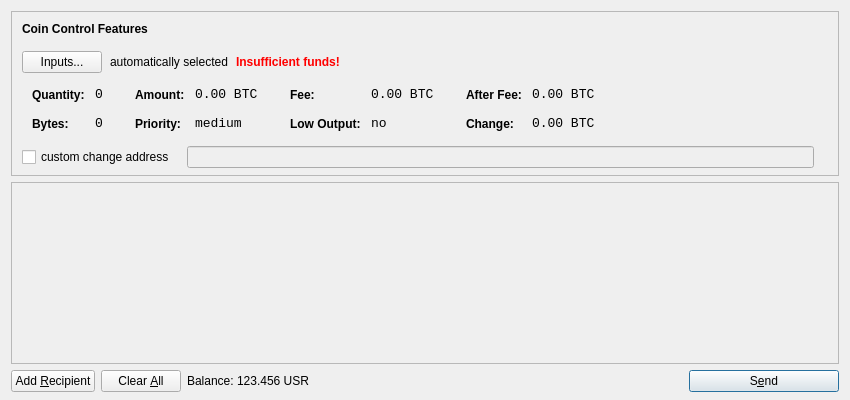
<?xml version="1.0" encoding="UTF-8"?>
<ui version="4.0">
 <class>SendCoinsDialog</class>
 <widget class="QDialog" name="SendCoinsDialog">
  <property name="geometry">
   <rect>
    <x>0</x>
    <y>0</y>
    <width>850</width>
    <height>400</height>
   </rect>
  </property>
  <property name="windowTitle">
   <string>Send Coins</string>
  </property>
  <layout class="QVBoxLayout" name="verticalLayout" stretch="0,1,0">
   <property name="bottomMargin">
    <number>8</number>
   </property>
   <item>
    <widget class="QFrame" name="frameCoinControl">
     <property name="sizePolicy">
      <sizepolicy hsizetype="Expanding" vsizetype="Expanding">
       <horstretch>0</horstretch>
       <verstretch>0</verstretch>
      </sizepolicy>
     </property>
     <property name="maximumSize">
      <size>
       <width>16777215</width>
       <height>16777215</height>
      </size>
     </property>
     <property name="frameShape">
      <enum>QFrame::StyledPanel</enum>
     </property>
     <property name="frameShadow">
      <enum>QFrame::Sunken</enum>
     </property>
     <layout class="QVBoxLayout" name="verticalLayoutCoinControl2">
      <property name="spacing">
       <number>-1</number>
      </property>
      <property name="leftMargin">
       <number>0</number>
      </property>
      <property name="topMargin">
       <number>0</number>
      </property>
      <property name="rightMargin">
       <number>0</number>
      </property>
      <property name="bottomMargin">
       <number>6</number>
      </property>
      <item>
       <layout class="QVBoxLayout" name="verticalLayoutCoinControl" stretch="0,0,0,0,1">
        <property name="spacing">
         <number>0</number>
        </property>
        <property name="leftMargin">
         <number>10</number>
        </property>
        <property name="topMargin">
         <number>10</number>
        </property>
        <item>
         <layout class="QHBoxLayout" name="horizontalLayoutCoinControl1">
          <property name="bottomMargin">
           <number>15</number>
          </property>
          <item>
           <widget class="QLabel" name="labelCoinControlFeatures">
            <property name="sizePolicy">
             <sizepolicy hsizetype="Preferred" vsizetype="Maximum">
              <horstretch>0</horstretch>
              <verstretch>0</verstretch>
             </sizepolicy>
            </property>
            <property name="font">
             <font>
              <weight>75</weight>
              <bold>true</bold>
             </font>
            </property>
            <property name="styleSheet">
             <string notr="true">font-weight:bold;</string>
            </property>
            <property name="text">
             <string>Coin Control Features</string>
            </property>
           </widget>
          </item>
         </layout>
        </item>
        <item>
         <layout class="QHBoxLayout" name="horizontalLayoutCoinControl2" stretch="0,0,0,0">
          <property name="spacing">
           <number>8</number>
          </property>
          <property name="bottomMargin">
           <number>10</number>
          </property>
          <item>
           <widget class="QPushButton" name="pushButtonCoinControl">
            <property name="styleSheet">
             <string notr="true"/>
            </property>
            <property name="text">
             <string>Inputs...</string>
            </property>
           </widget>
          </item>
          <item>
           <widget class="QLabel" name="labelCoinControlAutomaticallySelected">
            <property name="text">
             <string>automatically selected</string>
            </property>
            <property name="margin">
             <number>5</number>
            </property>
           </widget>
          </item>
          <item>
           <widget class="QLabel" name="labelCoinControlInsuffFunds">
            <property name="font">
             <font>
              <weight>75</weight>
              <bold>true</bold>
             </font>
            </property>
            <property name="styleSheet">
             <string notr="true">color:red;font-weight:bold;</string>
            </property>
            <property name="text">
             <string>Insufficient funds!</string>
            </property>
            <property name="margin">
             <number>5</number>
            </property>
           </widget>
          </item>
          <item>
           <spacer name="horizontalSpacerCoinControl">
            <property name="orientation">
             <enum>Qt::Horizontal</enum>
            </property>
            <property name="sizeHint" stdset="0">
             <size>
              <width>40</width>
              <height>1</height>
             </size>
            </property>
           </spacer>
          </item>
         </layout>
        </item>
        <item>
         <widget class="QWidget" name="widgetCoinControl" native="true">
          <property name="sizePolicy">
           <sizepolicy hsizetype="Preferred" vsizetype="Preferred">
            <horstretch>0</horstretch>
            <verstretch>0</verstretch>
           </sizepolicy>
          </property>
          <property name="minimumSize">
           <size>
            <width>0</width>
            <height>0</height>
           </size>
          </property>
          <property name="styleSheet">
           <string notr="true"/>
          </property>
          <layout class="QHBoxLayout" name="horizontalLayoutCoinControl5">
           <property name="margin">
            <number>0</number>
           </property>
           <item>
            <layout class="QHBoxLayout" name="horizontalLayoutCoinControl3" stretch="0,0,0,1">
             <property name="spacing">
              <number>20</number>
             </property>
             <property name="topMargin">
              <number>0</number>
             </property>
             <property name="bottomMargin">
              <number>10</number>
             </property>
             <item>
              <layout class="QFormLayout" name="formLayoutCoinControl1">
               <property name="horizontalSpacing">
                <number>10</number>
               </property>
               <property name="verticalSpacing">
                <number>14</number>
               </property>
               <property name="leftMargin">
                <number>10</number>
               </property>
               <property name="topMargin">
                <number>4</number>
               </property>
               <property name="rightMargin">
                <number>6</number>
               </property>
               <item row="0" column="0">
                <widget class="QLabel" name="labelCoinControlQuantityText">
                 <property name="styleSheet">
                  <string notr="true">font-weight:bold;</string>
                 </property>
                 <property name="text">
                  <string>Quantity:</string>
                 </property>
                 <property name="margin">
                  <number>0</number>
                 </property>
                </widget>
               </item>
               <item row="0" column="1">
                <widget class="QLabel" name="labelCoinControlQuantity">
                 <property name="font">
                  <font>
                   <family>Monospace</family>
                   <pointsize>10</pointsize>
                  </font>
                 </property>
                 <property name="cursor">
                  <cursorShape>IBeamCursor</cursorShape>
                 </property>
                 <property name="contextMenuPolicy">
                  <enum>Qt::ActionsContextMenu</enum>
                 </property>
                 <property name="text">
                  <string notr="true">0</string>
                 </property>
                 <property name="margin">
                  <number>0</number>
                 </property>
                 <property name="textInteractionFlags">
                  <set>Qt::LinksAccessibleByMouse|Qt::TextSelectableByKeyboard|Qt::TextSelectableByMouse</set>
                 </property>
                </widget>
               </item>
               <item row="1" column="0">
                <widget class="QLabel" name="labelCoinControlBytesText">
                 <property name="styleSheet">
                  <string notr="true">font-weight:bold;</string>
                 </property>
                 <property name="text">
                  <string>Bytes:</string>
                 </property>
                </widget>
               </item>
               <item row="1" column="1">
                <widget class="QLabel" name="labelCoinControlBytes">
                 <property name="font">
                  <font>
                   <family>Monospace</family>
                   <pointsize>10</pointsize>
                  </font>
                 </property>
                 <property name="cursor">
                  <cursorShape>IBeamCursor</cursorShape>
                 </property>
                 <property name="contextMenuPolicy">
                  <enum>Qt::ActionsContextMenu</enum>
                 </property>
                 <property name="text">
                  <string notr="true">0</string>
                 </property>
                 <property name="textInteractionFlags">
                  <set>Qt::LinksAccessibleByMouse|Qt::TextSelectableByKeyboard|Qt::TextSelectableByMouse</set>
                 </property>
                </widget>
               </item>
              </layout>
             </item>
             <item>
              <layout class="QFormLayout" name="formLayoutCoinControl2">
               <property name="horizontalSpacing">
                <number>10</number>
               </property>
               <property name="verticalSpacing">
                <number>14</number>
               </property>
               <property name="leftMargin">
                <number>6</number>
               </property>
               <property name="topMargin">
                <number>4</number>
               </property>
               <property name="rightMargin">
                <number>6</number>
               </property>
               <item row="0" column="0">
                <widget class="QLabel" name="labelCoinControlAmountText">
                 <property name="styleSheet">
                  <string notr="true">font-weight:bold;</string>
                 </property>
                 <property name="text">
                  <string>Amount:</string>
                 </property>
                 <property name="margin">
                  <number>0</number>
                 </property>
                </widget>
               </item>
               <item row="0" column="1">
                <widget class="QLabel" name="labelCoinControlAmount">
                 <property name="font">
                  <font>
                   <family>Monospace</family>
                   <pointsize>10</pointsize>
                  </font>
                 </property>
                 <property name="cursor">
                  <cursorShape>IBeamCursor</cursorShape>
                 </property>
                 <property name="contextMenuPolicy">
                  <enum>Qt::ActionsContextMenu</enum>
                 </property>
                 <property name="text">
                  <string notr="true">0.00 BTC</string>
                 </property>
                 <property name="textInteractionFlags">
                  <set>Qt::LinksAccessibleByMouse|Qt::TextSelectableByKeyboard|Qt::TextSelectableByMouse</set>
                 </property>
                </widget>
               </item>
               <item row="1" column="0">
                <widget class="QLabel" name="labelCoinControlPriorityText">
                 <property name="styleSheet">
                  <string notr="true">font-weight:bold;</string>
                 </property>
                 <property name="text">
                  <string>Priority:</string>
                 </property>
                </widget>
               </item>
               <item row="1" column="1">
                <widget class="QLabel" name="labelCoinControlPriority">
                 <property name="font">
                  <font>
                   <family>Monospace</family>
                   <pointsize>10</pointsize>
                  </font>
                 </property>
                 <property name="cursor">
                  <cursorShape>IBeamCursor</cursorShape>
                 </property>
                 <property name="contextMenuPolicy">
                  <enum>Qt::ActionsContextMenu</enum>
                 </property>
                 <property name="text">
                  <string>medium</string>
                 </property>
                 <property name="textInteractionFlags">
                  <set>Qt::LinksAccessibleByMouse|Qt::TextSelectableByKeyboard|Qt::TextSelectableByMouse</set>
                 </property>
                </widget>
               </item>
              </layout>
             </item>
             <item>
              <layout class="QFormLayout" name="formLayoutCoinControl3">
               <property name="horizontalSpacing">
                <number>10</number>
               </property>
               <property name="verticalSpacing">
                <number>14</number>
               </property>
               <property name="leftMargin">
                <number>6</number>
               </property>
               <property name="topMargin">
                <number>4</number>
               </property>
               <property name="rightMargin">
                <number>6</number>
               </property>
               <item row="0" column="0">
                <widget class="QLabel" name="labelCoinControlFeeText">
                 <property name="styleSheet">
                  <string notr="true">font-weight:bold;</string>
                 </property>
                 <property name="text">
                  <string>Fee:</string>
                 </property>
                 <property name="margin">
                  <number>0</number>
                 </property>
                </widget>
               </item>
               <item row="0" column="1">
                <widget class="QLabel" name="labelCoinControlFee">
                 <property name="font">
                  <font>
                   <family>Monospace</family>
                   <pointsize>10</pointsize>
                  </font>
                 </property>
                 <property name="cursor">
                  <cursorShape>IBeamCursor</cursorShape>
                 </property>
                 <property name="contextMenuPolicy">
                  <enum>Qt::ActionsContextMenu</enum>
                 </property>
                 <property name="text">
                  <string notr="true">0.00 BTC</string>
                 </property>
                 <property name="textInteractionFlags">
                  <set>Qt::LinksAccessibleByMouse|Qt::TextSelectableByKeyboard|Qt::TextSelectableByMouse</set>
                 </property>
                </widget>
               </item>
               <item row="1" column="0">
                <widget class="QLabel" name="labelCoinControlLowOutputText">
                 <property name="styleSheet">
                  <string notr="true">font-weight:bold;</string>
                 </property>
                 <property name="text">
                  <string>Low Output:</string>
                 </property>
                </widget>
               </item>
               <item row="1" column="1">
                <widget class="QLabel" name="labelCoinControlLowOutput">
                 <property name="font">
                  <font>
                   <family>Monospace</family>
                   <pointsize>10</pointsize>
                  </font>
                 </property>
                 <property name="cursor">
                  <cursorShape>IBeamCursor</cursorShape>
                 </property>
                 <property name="contextMenuPolicy">
                  <enum>Qt::ActionsContextMenu</enum>
                 </property>
                 <property name="text">
                  <string>no</string>
                 </property>
                 <property name="textInteractionFlags">
                  <set>Qt::LinksAccessibleByMouse|Qt::TextSelectableByKeyboard|Qt::TextSelectableByMouse</set>
                 </property>
                </widget>
               </item>
              </layout>
             </item>
             <item>
              <layout class="QFormLayout" name="formLayoutCoinControl4">
               <property name="horizontalSpacing">
                <number>10</number>
               </property>
               <property name="verticalSpacing">
                <number>14</number>
               </property>
               <property name="leftMargin">
                <number>6</number>
               </property>
               <property name="topMargin">
                <number>4</number>
               </property>
               <property name="rightMargin">
                <number>6</number>
               </property>
               <item row="0" column="0">
                <widget class="QLabel" name="labelCoinControlAfterFeeText">
                 <property name="styleSheet">
                  <string notr="true">font-weight:bold;</string>
                 </property>
                 <property name="text">
                  <string>After Fee:</string>
                 </property>
                 <property name="margin">
                  <number>0</number>
                 </property>
                </widget>
               </item>
               <item row="0" column="1">
                <widget class="QLabel" name="labelCoinControlAfterFee">
                 <property name="font">
                  <font>
                   <family>Monospace</family>
                   <pointsize>10</pointsize>
                  </font>
                 </property>
                 <property name="cursor">
                  <cursorShape>IBeamCursor</cursorShape>
                 </property>
                 <property name="contextMenuPolicy">
                  <enum>Qt::ActionsContextMenu</enum>
                 </property>
                 <property name="text">
                  <string notr="true">0.00 BTC</string>
                 </property>
                 <property name="textInteractionFlags">
                  <set>Qt::LinksAccessibleByMouse|Qt::TextSelectableByKeyboard|Qt::TextSelectableByMouse</set>
                 </property>
                </widget>
               </item>
               <item row="1" column="0">
                <widget class="QLabel" name="labelCoinControlChangeText">
                 <property name="styleSheet">
                  <string notr="true">font-weight:bold;</string>
                 </property>
                 <property name="text">
                  <string>Change:</string>
                 </property>
                </widget>
               </item>
               <item row="1" column="1">
                <widget class="QLabel" name="labelCoinControlChange">
                 <property name="font">
                  <font>
                   <family>Monospace</family>
                   <pointsize>10</pointsize>
                  </font>
                 </property>
                 <property name="cursor">
                  <cursorShape>IBeamCursor</cursorShape>
                 </property>
                 <property name="contextMenuPolicy">
                  <enum>Qt::ActionsContextMenu</enum>
                 </property>
                 <property name="text">
                  <string notr="true">0.00 BTC</string>
                 </property>
                 <property name="textInteractionFlags">
                  <set>Qt::LinksAccessibleByMouse|Qt::TextSelectableByKeyboard|Qt::TextSelectableByMouse</set>
                 </property>
                </widget>
               </item>
              </layout>
             </item>
            </layout>
           </item>
          </layout>
         </widget>
        </item>
        <item>
         <layout class="QHBoxLayout" name="horizontalLayoutCoinControl4" stretch="0,0,0">
          <property name="spacing">
           <number>12</number>
          </property>
          <property name="sizeConstraint">
           <enum>QLayout::SetDefaultConstraint</enum>
          </property>
          <property name="topMargin">
           <number>5</number>
          </property>
          <property name="rightMargin">
           <number>5</number>
          </property>
          <item>
           <widget class="QCheckBox" name="checkBoxCoinControlChange">
            <property name="text">
             <string>custom change address</string>
            </property>
           </widget>
          </item>
          <item>
           <widget class="QLineEdit" name="lineEditCoinControlChange">
            <property name="enabled">
             <bool>false</bool>
            </property>
            <property name="sizePolicy">
             <sizepolicy hsizetype="Expanding" vsizetype="Fixed">
              <horstretch>0</horstretch>
              <verstretch>0</verstretch>
             </sizepolicy>
            </property>
           </widget>
          </item>
          <item>
           <widget class="QLabel" name="labelCoinControlChangeLabel">
            <property name="sizePolicy">
             <sizepolicy hsizetype="Preferred" vsizetype="Expanding">
              <horstretch>0</horstretch>
              <verstretch>0</verstretch>
             </sizepolicy>
            </property>
            <property name="minimumSize">
             <size>
              <width>0</width>
              <height>0</height>
             </size>
            </property>
            <property name="text">
             <string/>
            </property>
            <property name="margin">
             <number>3</number>
            </property>
           </widget>
          </item>
         </layout>
        </item>
        <item>
         <spacer name="verticalSpacerCoinControl">
          <property name="orientation">
           <enum>Qt::Vertical</enum>
          </property>
          <property name="sizeHint" stdset="0">
           <size>
            <width>800</width>
            <height>1</height>
           </size>
          </property>
         </spacer>
        </item>
       </layout>
      </item>
     </layout>
    </widget>
   </item>
   <item>
    <widget class="QScrollArea" name="scrollArea">
     <property name="widgetResizable">
      <bool>true</bool>
     </property>
     <widget class="QWidget" name="scrollAreaWidgetContents">
      <property name="geometry">
       <rect>
        <x>0</x>
        <y>0</y>
        <width>830</width>
        <height>165</height>
       </rect>
      </property>
      <layout class="QVBoxLayout" name="verticalLayout_2">
       <property name="margin">
        <number>0</number>
       </property>
       <item>
        <layout class="QVBoxLayout" name="entries">
         <property name="spacing">
          <number>6</number>
         </property>
        </layout>
       </item>
       <item>
        <spacer name="verticalSpacer">
         <property name="orientation">
          <enum>Qt::Vertical</enum>
         </property>
         <property name="sizeHint" stdset="0">
          <size>
           <width>20</width>
           <height>40</height>
          </size>
         </property>
        </spacer>
       </item>
      </layout>
     </widget>
    </widget>
   </item>
   <item>
    <layout class="QHBoxLayout" name="horizontalLayout">
     <item>
      <widget class="QPushButton" name="addButton">
       <property name="toolTip">
        <string>Send to multiple recipients at once</string>
       </property>
       <property name="text">
        <string>Add &amp;Recipient</string>
       </property>
       <property name="icon">
        <iconset resource="../bitcoin.qrc">
         <normaloff>:/icons/add</normaloff>:/icons/add</iconset>
       </property>
       <property name="autoDefault">
        <bool>false</bool>
       </property>
      </widget>
     </item>
     <item>
      <widget class="QPushButton" name="clearButton">
       <property name="sizePolicy">
        <sizepolicy hsizetype="Minimum" vsizetype="Fixed">
         <horstretch>0</horstretch>
         <verstretch>0</verstretch>
        </sizepolicy>
       </property>
       <property name="toolTip">
        <string>Remove all transaction fields</string>
       </property>
       <property name="text">
        <string>Clear &amp;All</string>
       </property>
       <property name="icon">
        <iconset resource="../bitcoin.qrc">
         <normaloff>:/icons/remove</normaloff>:/icons/remove</iconset>
       </property>
       <property name="autoRepeatDelay">
        <number>300</number>
       </property>
       <property name="autoDefault">
        <bool>false</bool>
       </property>
      </widget>
     </item>
     <item>
      <layout class="QHBoxLayout" name="horizontalLayout_2">
       <property name="spacing">
        <number>3</number>
       </property>
       <item>
        <widget class="QLabel" name="label">
         <property name="text">
          <string>Balance:</string>
         </property>
        </widget>
       </item>
       <item>
        <widget class="QLabel" name="labelBalance">
         <property name="cursor">
          <cursorShape>IBeamCursor</cursorShape>
         </property>
         <property name="text">
          <string>123.456 USR</string>
         </property>
         <property name="textInteractionFlags">
          <set>Qt::LinksAccessibleByMouse|Qt::TextSelectableByKeyboard|Qt::TextSelectableByMouse</set>
         </property>
        </widget>
       </item>
      </layout>
     </item>
     <item>
      <spacer name="horizontalSpacer">
       <property name="orientation">
        <enum>Qt::Horizontal</enum>
       </property>
       <property name="sizeHint" stdset="0">
        <size>
         <width>40</width>
         <height>20</height>
        </size>
       </property>
      </spacer>
     </item>
     <item>
      <widget class="QPushButton" name="sendButton">
       <property name="minimumSize">
        <size>
         <width>150</width>
         <height>0</height>
        </size>
       </property>
       <property name="toolTip">
        <string>Confirm the send action</string>
       </property>
       <property name="text">
        <string>S&amp;end</string>
       </property>
       <property name="icon">
        <iconset resource="../bitcoin.qrc">
         <normaloff>:/icons/send</normaloff>:/icons/send</iconset>
       </property>
       <property name="default">
        <bool>true</bool>
       </property>
      </widget>
     </item>
    </layout>
   </item>
  </layout>
 </widget>
 <resources>
  <include location="../bitcoin.qrc"/>
 </resources>
 <connections/>
</ui>
